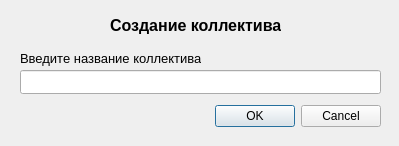
<?xml version="1.0" encoding="UTF-8"?>
<ui version="4.0">
 <class>CreateCollectiveDialog</class>
 <widget class="QDialog" name="CreateCollectiveDialog">
  <property name="geometry">
   <rect>
    <x>0</x>
    <y>0</y>
    <width>399</width>
    <height>146</height>
   </rect>
  </property>
  <property name="windowTitle">
   <string>Dialog</string>
  </property>
  <widget class="QDialogButtonBox" name="buttonBox">
   <property name="geometry">
    <rect>
     <x>40</x>
     <y>100</y>
     <width>341</width>
     <height>32</height>
    </rect>
   </property>
   <property name="orientation">
    <enum>Qt::Horizontal</enum>
   </property>
   <property name="standardButtons">
    <set>QDialogButtonBox::Cancel|QDialogButtonBox::Ok</set>
   </property>
  </widget>
  <widget class="QLabel" name="TitleLabel">
   <property name="geometry">
    <rect>
     <x>110</x>
     <y>10</y>
     <width>171</width>
     <height>31</height>
    </rect>
   </property>
   <property name="font">
    <font>
     <pointsize>12</pointsize>
     <bold>true</bold>
    </font>
   </property>
   <property name="text">
    <string>Создание коллектива</string>
   </property>
  </widget>
  <widget class="QLineEdit" name="NameLineEdit">
   <property name="geometry">
    <rect>
     <x>20</x>
     <y>70</y>
     <width>361</width>
     <height>24</height>
    </rect>
   </property>
  </widget>
  <widget class="QLabel" name="NameLabel">
   <property name="geometry">
    <rect>
     <x>20</x>
     <y>50</y>
     <width>181</width>
     <height>16</height>
    </rect>
   </property>
   <property name="font">
    <font>
     <pointsize>10</pointsize>
    </font>
   </property>
   <property name="text">
    <string>Введите название коллектива</string>
   </property>
  </widget>
 </widget>
 <resources/>
 <connections>
  <connection>
   <sender>buttonBox</sender>
   <signal>accepted()</signal>
   <receiver>CreateCollectiveDialog</receiver>
   <slot>accept()</slot>
   <hints>
    <hint type="sourcelabel">
     <x>248</x>
     <y>254</y>
    </hint>
    <hint type="destinationlabel">
     <x>157</x>
     <y>274</y>
    </hint>
   </hints>
  </connection>
  <connection>
   <sender>buttonBox</sender>
   <signal>rejected()</signal>
   <receiver>CreateCollectiveDialog</receiver>
   <slot>reject()</slot>
   <hints>
    <hint type="sourcelabel">
     <x>316</x>
     <y>260</y>
    </hint>
    <hint type="destinationlabel">
     <x>286</x>
     <y>274</y>
    </hint>
   </hints>
  </connection>
 </connections>
</ui>
